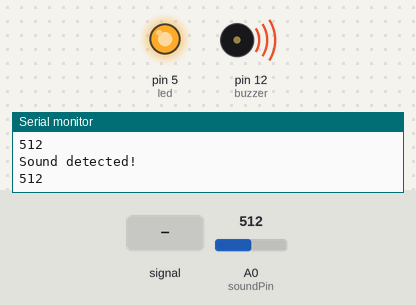
A sketch run on a simulated Arduino Uno, built with avr-gcc and run on an emulated ATmega328P. Shown: output pins drawn as LEDs (lit = HIGH), buzzer (waves = sounding, pin HIGH), the last lines printed to the serial monitor. Inputs (shaded band) come from the test bench; at power-on: A0 (soundPin) = 512.

Above: at 1.3 s.
1.4 s: A0 (soundPin) fed a 200 Hz sine of ±460 counts around its level
4.4 s: A0 (soundPin) set to 212
5.9 s: A0 (soundPin) set to 183
At 6.8 s:
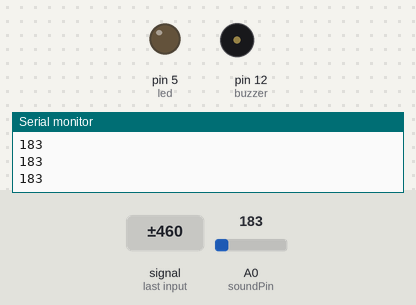
7.5 s: A0 (soundPin) set to 210
At 7.9 s:
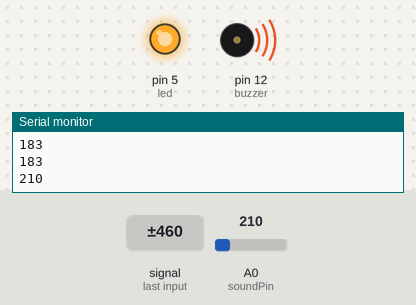
Timing chart, 0 to 10.0 s (numbered marks = the images above; inputs shaded):
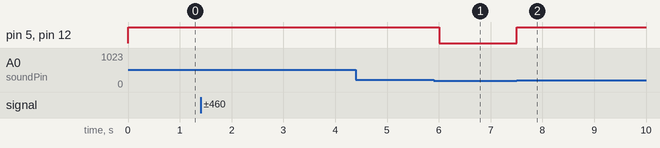

Measured:
- the behaviour switches between 201 and 200 on A0 (soundPin) (found by bisection; images 0 and 1)
- after the input at 5.9 s, pin 5 (led), pin 12 (buzzer): HIGH → LOW after 0.11 s
- after the input at 7.5 s, pin 5 (led), pin 12 (buzzer): LOW → HIGH at once

The sketch:

sound.ino
```cpp
int soundSensor = 2; // KY-037 digital output
int led = 5;        // LED pin
int buzzer = 12;     // Buzzer pin
int soundPin= A0;
int threshold=200;

void setup() {
  pinMode(led, OUTPUT);
  pinMode(buzzer, OUTPUT);
  Serial.begin(9600); // Optional: monitor sensor state
}

void loop() {
  int soundLevel=analogRead(soundPin);
  Serial.println(soundLevel);

  if (soundLevel>threshold) {  // sound detected
    digitalWrite(led, HIGH);
    digitalWrite(buzzer, HIGH);
    delay(500);
    Serial.println("Sound detected!");
  }
    else{
    digitalWrite(led, LOW);
    digitalWrite(buzzer, LOW);

  }
  }
```
